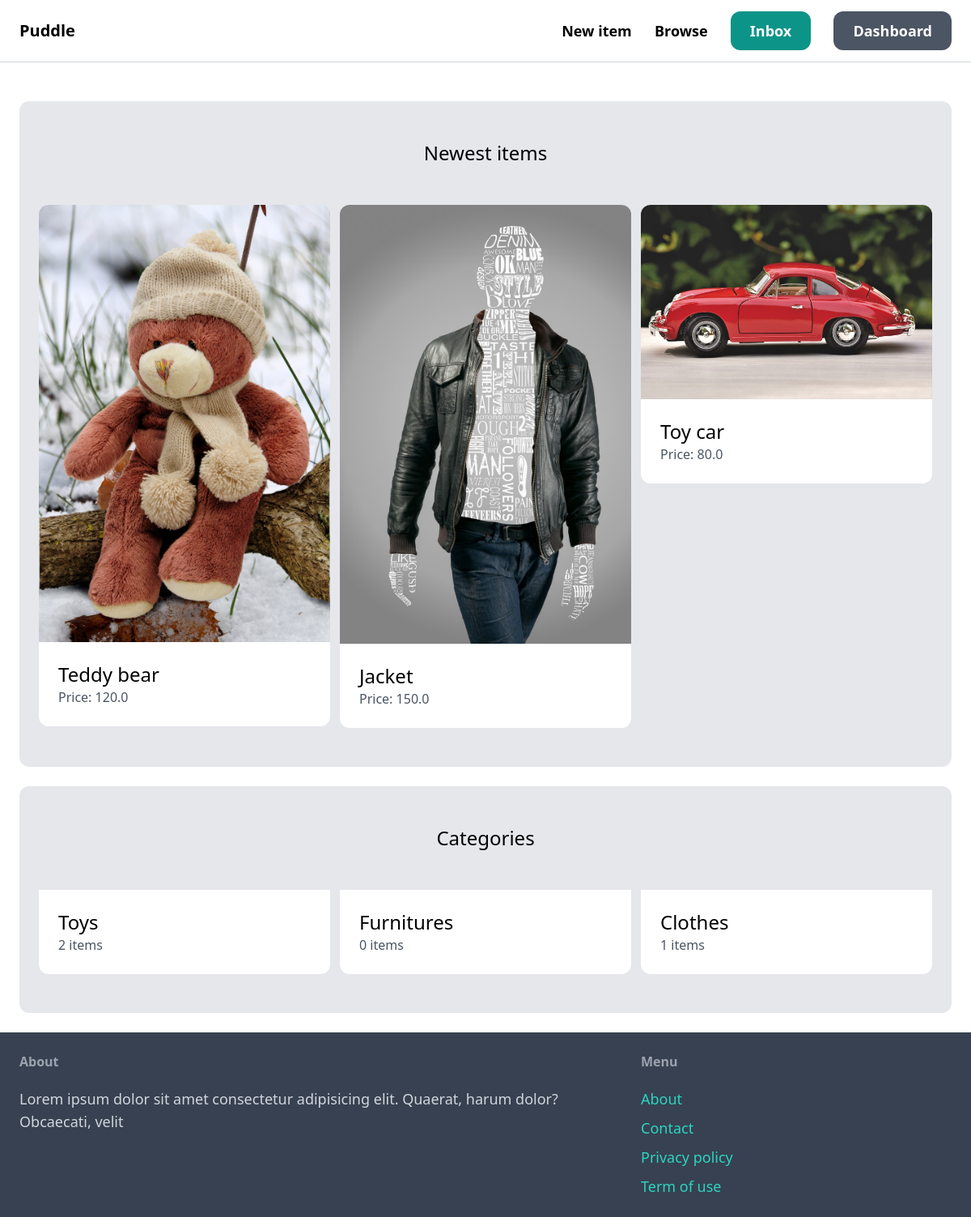
The app's page / (signed in) with its own data.
### item/models.py (models this page shows, shortened)
class Item(models.Model):
    category = models.ForeignKey(Category, related_name='items', on_delete=models.CASCADE)
    name = models.CharField(max_length=255)
    description = models.TextField(blank=True, null=True)
    price = models.FloatField()
    image = models.ImageField(upload_to='item_images', blank=True, null=True)
    is_sold = models.BooleanField(default=False)
    created_by = models.ForeignKey(User, related_name='items', on_delete=models.CASCADE)
    created_at = models.DateTimeField(auto_now_add=True)

class Category(models.Model):
    name = models.CharField(max_length=255)
    class Meta:
        verbose_name_plural = 'categories'

### core/views.py (the view)
# urls.py: path('', views.index, name='index'),
def index(request):
    items = Item.objects.filter(is_sold=False)[0:6]
    categories = Category.objects.all()
    return render(request, 'core/index.html', {
        'categories': categories,
        'items': items,
    })

### core/templates/core/index.html (shortened to what this page needs)
{% extends 'core/base.html' %}
{% block content %}
    <div class="mt-6 px-6 py-12 bg-gray-200 rounded-xl">
        <h2 class="mb-12 text-2xl text-center">Newest items</h2>
        <div class="grid grid-cols-3 gap-3">
            {% for item in items %}
                <div>
                    <a href="{% url 'item:detail' item.id %}">
                        <div>
                            <img src="{{ item.image.url }}" class="rounded-t-xl">
                        </div>
                        <div class="p-6 bg-white rounded-b-xl">
                            <h2 class="text-2xl">{{ item.name }}</h2>
                            <p class="text-gray-600">Price: {{ item.price }}</p>
                        </div>
                    </a>
                </div>
            {% endfor %}
        </div>
    </div>
    <div class="mt-6 px-6 py-12 bg-gray-200 rounded-xl">
        <h2 class="mb-12 text-2xl text-center">Categories</h2>
        <div class="grid grid-cols-3 gap-3">
            {% for category in categories %}
                <div>
                    <a href="#">
                        <div class="p-6 bg-white rounded-b-xl">
                            <h2 class="text-2xl">{{ category.name }}</h2>
                            <p class="text-gray-600"> {{ category.items.count }} items</p>
                        </div>
                    </a>
                </div>
        {% endfor %}
        </div>
    </div>
{% endblock %}

### records on screen
Item: image (picture), name "Teddy bear", price "120.0"
Item: image (picture), name "Jacket", price "150.0"
Item: image (picture), name "Toy car", price "80.0"
Category: name "Toys", items.count "2"
Category: name "Furnitures", items.count "0"
Category: name "Clothes", items.count "1"
